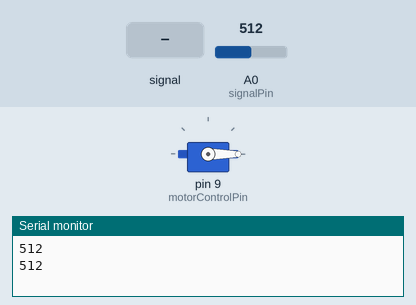
The sketch below on a simulated Arduino Uno, built with avr-gcc and run on an emulated ATmega328P. On the bench: servo, the last lines printed to the serial monitor. The test bench sets the inputs (shaded band); at power-on: A0 (signalPin) = 512.

Above: at 3.8 s.
3.9 s: A0 (signalPin) fed a 200 Hz sine of ±255 counts around its level
At 7.1 s:
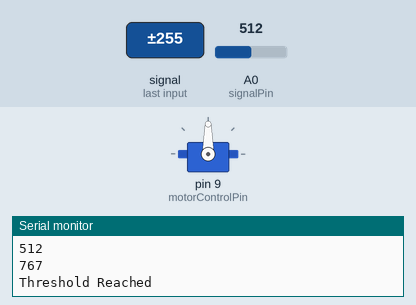
11.6 s: A0 (signalPin) set to 680
18.7 s: A0 (signalPin) set to 662
At 19.6 s:
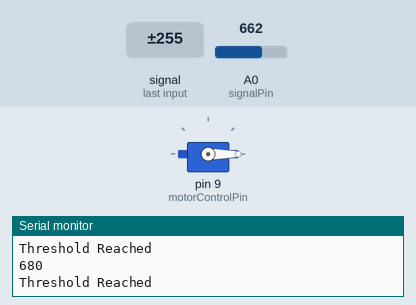
Timing chart, 0 to 21.7 s (numbered marks = the images above; inputs shaded):
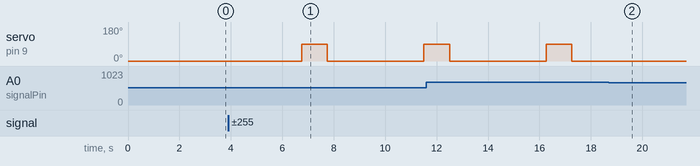

Measured:
- after the input at 3.9 s, servo on pin 9 (motorControlPin): 0° → 90° after 2.9 s, → 0° 1.0 s later, → 90° 3.8 s later
- after the input at 18.7 s, servo on pin 9 (motorControlPin): stops changing and stays 0°

The sketch:

emg_integration.ino
```cpp
#include <Servo.h>

Servo Motor;

// Analog pin connected to the circuit output
int signalPin = A0;

// Digital pin connected to the motor control wire
int motorControlPin = 9;
int motorPosition = 0;
int desiredAngle = 90;

void setup() {
  Serial.begin(9600);

  // Set motor control pin as output
  pinMode(motorControlPin, OUTPUT);
  // Initialize motor to be off
  digitalWrite(motorControlPin, LOW);

  // Attach the motor to the motor control pin
  Motor.attach(motorControlPin);
  // Set starting position of the motor
  Motor.write(motorPosition);
}

void loop() {
  // Read the analog signal
  int signalValue = analogRead(signalPin);
  // Print the signal value for debugging
  Serial.println(signalValue);

  // Write current motor position
  Motor.write(motorPosition);

  // Check if signal value is above threshold (3.27 V) and motor is in the initial position
  if (signalValue > 670 && motorPosition == 0) {
    // Print status for debugging
    Serial.println("Threshold Reached");
    // Delay for stabilization
    delay(750);
    // Move motor to desired angle
    motorPosition = desiredAngle;
    Motor.write(motorPosition);

    // Hold position before resetting
    delay(1000);
    // Reset motor position
    motorPosition = 0;
    Motor.write(motorPosition);
    // Small delay for smooth movement
    delay(5);
  }
  // Delay before next loop iteration
  delay(3000);
}
```
